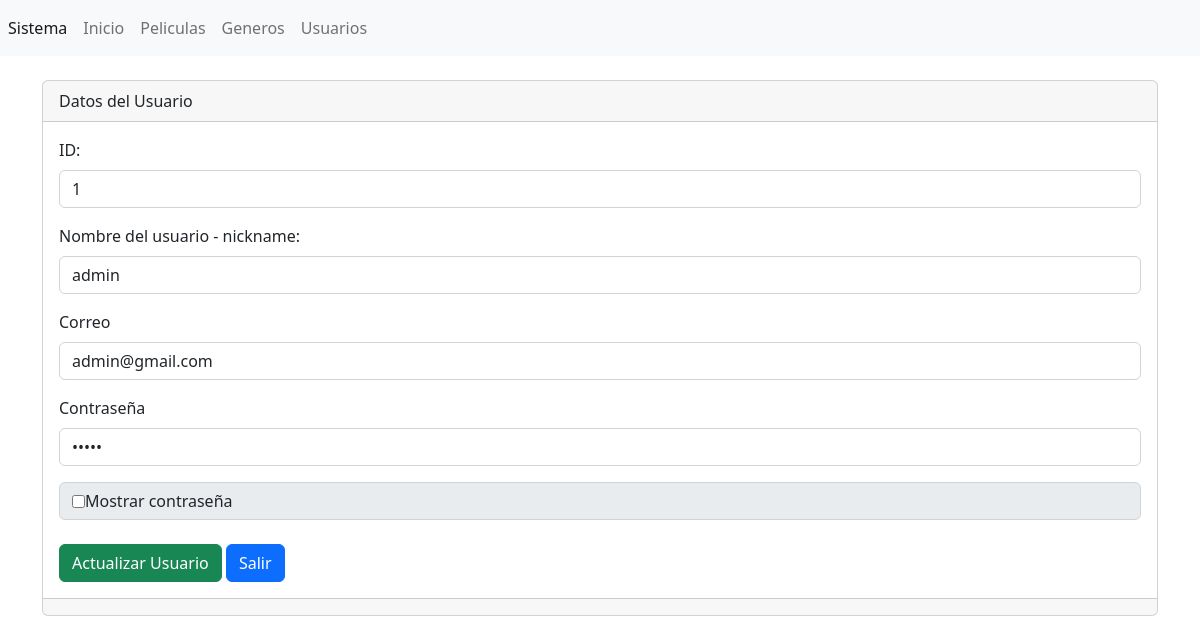
/usuario/editarUsuario/1, run on the app's committed database.
### tables this page shows
create table usuarios
(
    id        int AUTO_INCREMENT primary key,
    nickname  varchar(40) not null,
    email     varchar(30) not null unique,
    password varchar(32) not null
);

### libs/view.php (called while the page is built, shortened)
<?php
class View
{
    function render($nombre)
    {
        require 'views/' . $nombre . '.php';
    }
}

### controllers/usuario.php (called while the page is built, shortened)
<?php
class Usuario extends Controller
{
    function __construct()
    {
        $this->view->usuarios = [];
    }
    function editarUsuario($param = null)
    {
        $idUsuario = $param[0];
        $usuario = $this->model->getById($idUsuario);
        $this->view->usuario = $usuario;
        $this->view->render('usuario/editar');
    }
}

### index.php (called while the page is built, shortened)
<?php
require_once './libs/controller.php';
require_once './libs/view.php';
require_once './libs/dataBase.php';
$app = new App();

### models/usuarioModel.php (called while the page is built, shortened)
<?php
class UsuarioModel extends Model
{
    public function getById($id)
    {
        $usuario = new UsuarioBD();
        $sql = "select * from usuarios where id = :id";
        $query = $this->db->connect()->prepare($sql);
        $query->bindParam(":id", $id);
        try {
            $query->execute();
            while ($row = $query->fetch()) {
                $usuario->id = $row['id'];
                $usuario->nickname = $row['nickname'];
                $usuario->email = $row['email'];
                $usuario->password = $row['password'];
            }
            return $usuario;
        } catch (PDOException $e) {
            return null;
        }
    }
}

### libs/dataBase.php (called while the page is built)
<?php
class DataBase
{
    private $host;
    private $db;
    private $user;
    private $password;
    private $charset;
    public function __construct()
    {
        $this->host = HOST;
        $this->db = DB;
        $this->user = USER;
        $this->password = PASSWORD;
        $this->charset = CHARSET;
    }
    function connect()
    {
        try {
            $connection = "mysql:host=" . $this->host . ";dbname=" . $this->db . ";charset=" . $this->charset;
            $options = [
                PDO::ATTR_ERRMODE => PDO::ERRMODE_EXCEPTION,
                PDO::ATTR_EMULATE_PREPARES => false,
            ];
            $pdo = new PDO($connection, $this->user, $this->password, $options);
            return $pdo;
        } catch (PDOException $e) {
            print_r('Error connection: ' . $e->getMessage());
        }
    }
}

### libs/controller.php (called while the page is built, shortened)
<?php
class Controller
{
    function loadModel($model)
    {
        $url = 'models/' . $model . 'Model.php';
        if (file_exists($url)) {
            $this->model = new $modeName();
        }
    }
}

### views/usuario/editar.php (the view)
<?php require 'views/header.php' ?>
<br>
<div class="card">
    <div class="card-header">
        Datos del Usuario
    </div>
    <div class="card-body">
        <form action="<?= URL_BASE ?>usuario/actualizarUsuario" method="post" enctype="multipart/form-data">
            <div class="mb-3">
                <label for="id" class="form-label">ID:</label>
                <input type="text"
                       class="form-control" readonly name="id" id="id" value="<?= $this->usuario->id ?>">
            </div>
            <div class="mb-3">
                <label for="nickname" class="form-label">Nombre del usuario - nickname:</label>
                <input type="text"
                       value="<?= $this->usuario->nickname ?>"
                       class="form-control" name="nickname" id="nickname" aria-describedby="helpId"
                       placeholder="Nombre de usuario">
            </div>
            <div class="mb-3">
                <label for="email" class="form-label">Correo</label>
                <input type="email"
                       value="<?= $this->usuario->email ?>"
                       class="form-control" name="email" id="email" aria-describedby="helpId"
                       placeholder="Correo">
            </div>
            <div class="mb-3">
                <label for="password" class="form-label">Contraseña</label>
                <input type="password"
                       value="<?= $this->usuario->password ?>"
                       class="form-control" name="password" id="password" aria-describedby="helpId"
                       placeholder="Contraseña">
            </div>
            <div class="input-group-append">
                <div class="input-group-text">
                    <input type="checkbox" id="showPasswordCheckbox">
                    Mostrar contraseña
                </div>
            </div>
            <br>
            <button type="submit" class="btn btn-success">Actualizar Usuario</button>
            <a name="" id="" class="btn btn-primary" href="<?= URL_BASE ?>usuario" role="button">Salir</a>
        </form>
    </div>
    <div class="card-footer text-muted">
    </div>
</div>
<?php require 'views/footer.php' ?>

### data on the page
usuarios: id "1", nickname "admin", email "admin@gmail.com"
